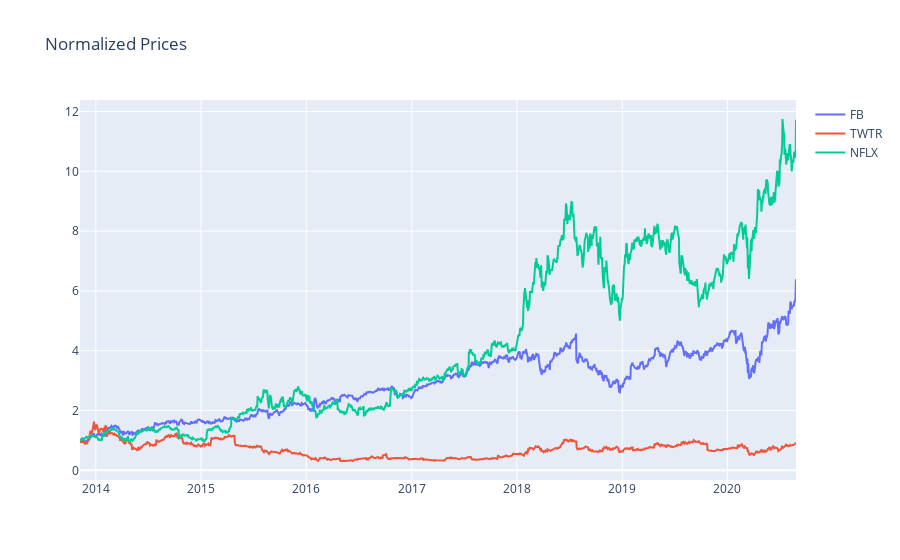

This figure's notebook cell:
### Markdown cell above
MINI CHALLENGE #4 SOLUTION:
- Plot normalized stock data in an interactive way
- It seems that most stocks experienced massive drops in Q1 of 2020, let's assume that you own 1000 shares of Facebook on Jan 2nd, 2020 and you sold them on March 16th, 2020. How much did you lose (in $)?**

### Code cell
# Plot normalized interactive chart
interactive_plot(normalize(stocks_df), 'Normalized Prices')
# Facebook stock dropped from $209.78 on Jan 2nd, 2020 to $146.01 by March 16th, 2020 
# Net loss = $209.78 - $146.01 = $63.77 * 1000 = $63770

### Figure 1 — Plotly figure (JSON) as saved in the notebook; plotly's stock layout.template omitted (floating-point values rounded to 4 significant figures; data arrays with more than 128 entries replaced by an {"elided": "..."} marker saying what was removed)
{"data": [{"name": "FB", "type": "scatter", "x": {"elided": "1712 str values"}, "y": {"elided": "1712 float values"}}, {"name": "TWTR", "type": "scatter", "x": {"elided": "1712 str values"}, "y": {"elided": "1712 float values"}}, {"name": "NFLX", "type": "scatter", "x": {"elided": "1712 str values"}, "y": {"elided": "1712 float values"}}], "layout": {"legend": {"tracegroupgap": 0}, "title": {"text": "Normalized Prices"}, "xaxis": {"anchor": "y", "domain": [0, 1]}, "yaxis": {"anchor": "x", "domain": [0, 1]}}}
